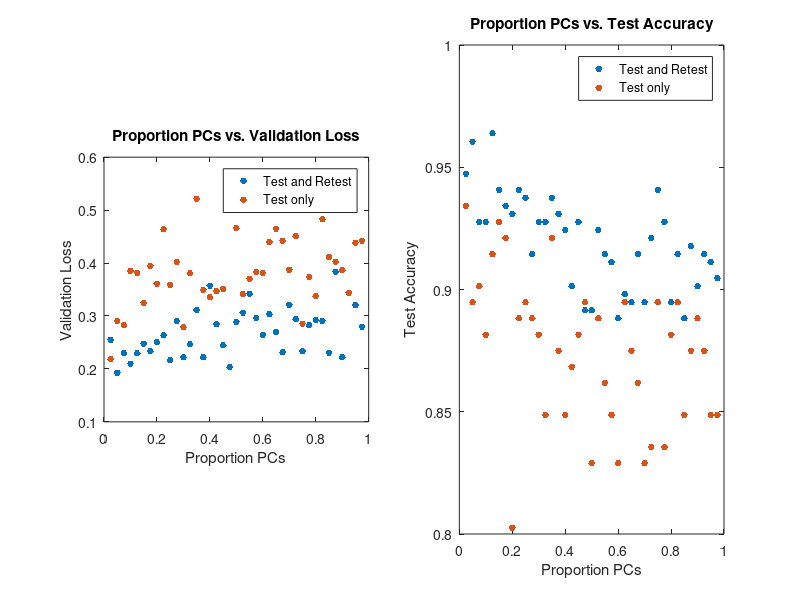
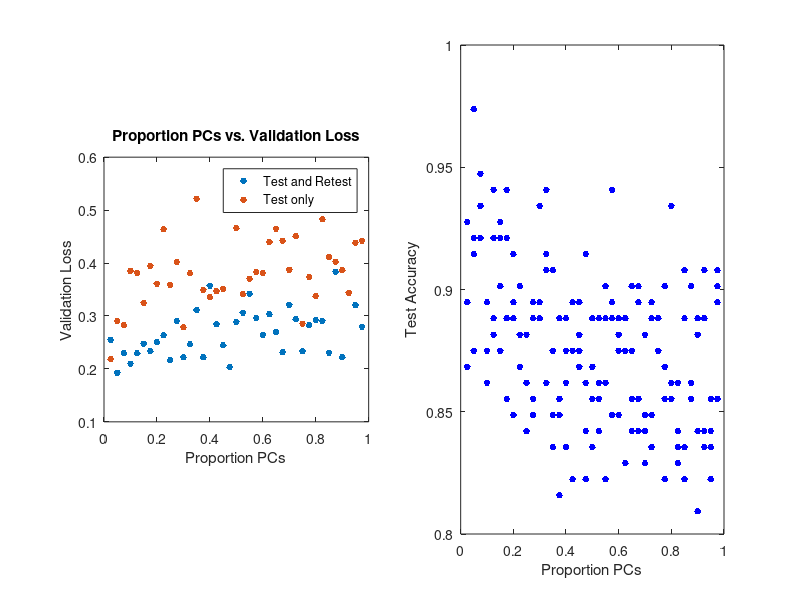
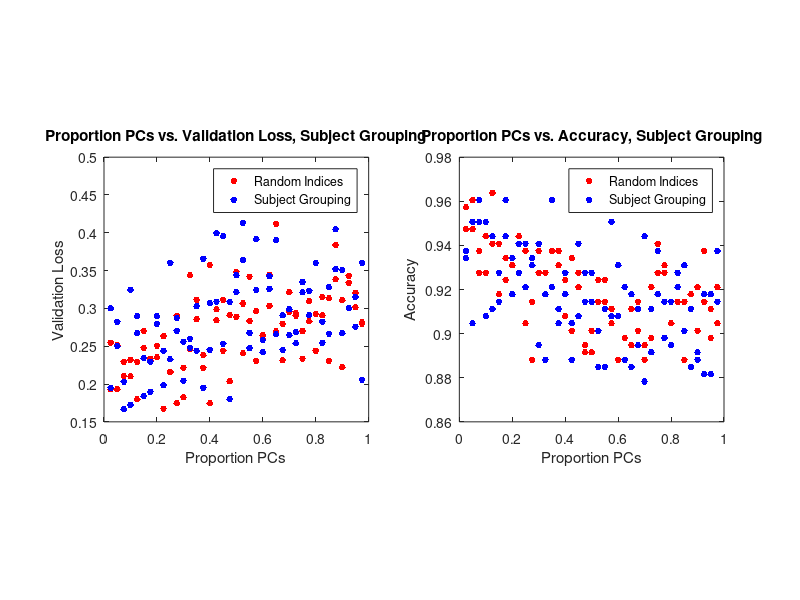

Reproduce these figures in MATLAB, in order. (Note: this script raises an error after producing the figures.)
%% Only test vs. test and retest (no subject constraint)
all_data = csvread('HCP100_E200_LR0.001_R0_S0_Y1.csv', 1, 0);
test_only = csvread('HCP100_E200_LR0.001_R0_S0_Y1_test.csv', 1, 0);
pct_comps = all_data(:,1);
accuracies = [all_data(:,2), test_only(:,2)];
losses = [all_data(:,3), test_only(:,3)];
fig1 = subplot(1,2,1);
set(gcf, 'Position',  [100, 100, 1250, 500])
plot(pct_comps, losses, '.', 'MarkerSize',15);
title('Proportion PCs vs. Validation Loss')
xlabel('Proportion PCs'), ylabel('Validation Loss')
legend('Test and Retest', 'Test only') 
axis square

subplot(1,2,2);
plot(pct_comps, accuracies, '.', 'MarkerSize',15);
title('Proportion PCs vs. Test Accuracy')
xlabel('Proportion PCs'), ylabel('Test Accuracy')
legend('Test and Retest', 'Test only') 
saveas(gcf,'pca_test_retest.png')
axis square
%% 5 replicates per pct comp, only on test subjects

rep1 = csvread('../results/HCP100_E200_LR0.001_R0_S0_Y1_1_test.csv',1,0);
rep2 = csvread('../results/HCP100_E200_LR0.001_R0_S0_Y1_2_test.csv',1,0);
rep3 = csvread('../results/HCP100_E200_LR0.001_R0_S0_Y1_3_test.csv',1,0);
rep4 = csvread('../results/HCP100_E200_LR0.001_R0_S0_Y1_4_test.csv',1,0);
rep5 = csvread('../results/HCP100_E200_LR0.001_R0_S0_Y1_5_test.csv',1,0);

pct_comps = rep1(:,1);
accuracy = [rep2(:,2), rep3(:,2), rep4(:,2), rep5(:,2)];
mean(accuracy(1,:))
loss = [rep2(:,3), rep3(:,3), rep4(:,3), rep5(:,3)];

% fig2 = subplot(1,2,1);
% set(gcf, 'Position',  [100, 100, 1250, 500])
% plot(pct_comps, loss, 'r.', 'MarkerSize',15);
% title('Proportion PCs vs. Validation Loss')
% xlabel('Proportion PCs'), ylabel('Validation Loss')
% axis square
% 
% subplot(1,2,2);
set(gcf, 'Position',  [100, 100, 1000, 500])
plot(pct_comps, accuracy, 'b.', 'MarkerSize',15);
set(gca,'color','none')
xlabel('Proportion PCs'), ylabel('Test Accuracy')
saveas(gcf,'../results/pca_reps_acc.png')
%% Subject Grouping vs. Random Indices
Srep1 = csvread('HCP100_E200_LR0.001_R0_S1_Y1_1.csv',1,0);
Srep2 = csvread('HCP100_E200_LR0.001_R0_S1_Y1_2.csv',1,0);
Rrep1 = csvread('HCP100_E200_LR0.001_R0_S0_Y1.csv', 1, 0);
Rrep2 = csvread('HCP100_E200_LR0.001_R0_S0_Y1_1.csv', 1, 0);

pct_comps = Srep1(:,1);
subj_acc = [Srep1(:,2), Srep2(:,2)];
random_acc = [Rrep1(:,2), Rrep2(:,2)];
subj_loss = [Srep1(:,3), Srep2(:,3)];
random_loss = [Rrep1(:,3), Rrep2(:,3)];

avg_subj_acc = mean(mean(subj_acc));
avg_random_acc = mean(mean(random_acc));
std_subj_acc = mean(std(subj_acc));
std_random_acc = mean(std(random_acc));

fig1 = subplot(1,2,1);
set(gcf, 'Position',  [100, 100, 1250, 500])
p1 = plot(pct_comps, random_loss, 'r.', 'MarkerSize',15); hold on;
p2 = plot(pct_comps, subj_loss, 'b.', 'MarkerSize',15);
title('Proportion PCs vs. Validation Loss, Subject Grouping')
xlabel('Proportion PCs'), ylabel('Validation Loss')
h = [p1(1);p2];
legend(h, 'Random Indices', 'Subject Grouping') 
axis square

subplot(1,2,2);
p3 = plot(pct_comps, random_acc, 'r.', 'MarkerSize',15); hold on;
p4 = plot(pct_comps, subj_acc, 'b.', 'MarkerSize',15);
title('Proportion PCs vs. Accuracy, Subject Grouping')
xlabel('Proportion PCs'), ylabel('Accuracy')
h = [p3(1);p4];
legend(h, 'Random Indices', 'Subject Grouping') 
axis square
saveas(gcf,'pca_subject_grouping.png')

% Random indices are better with lower mean and stdev

%% Tangent space vs. Non tangent space 
tan_space = csvread('HCP100_Taneuclid_E200_LR0.001_R1_S0_Y1_20.csv',1,0);
baseline = csvread('HCP100_base_E200_LR0.001_R1_S0_Y1_20.csv',1,0);
pca_recon_opt = csvread('HCP100_recon_0.025_E200_LR0.001_R0_S0_Y1.csv',1,0);

avg_tan = mean(tan_space(:,2));
avg_base = mean(baseline(:,2));
avg_recon = mean(pca_recon_opt(:,2));
performance = [avg_base, avg_recon, avg_tan];
bar(performance)
set(gca,'xticklabel',{'Raw data', 'Recon at 2.5% PCs', 'Tangent Space'})
text(1:length(performance),performance,num2str(performance',3),'vert','bottom','horiz','center'); 
ylabel('Test accuracy')
